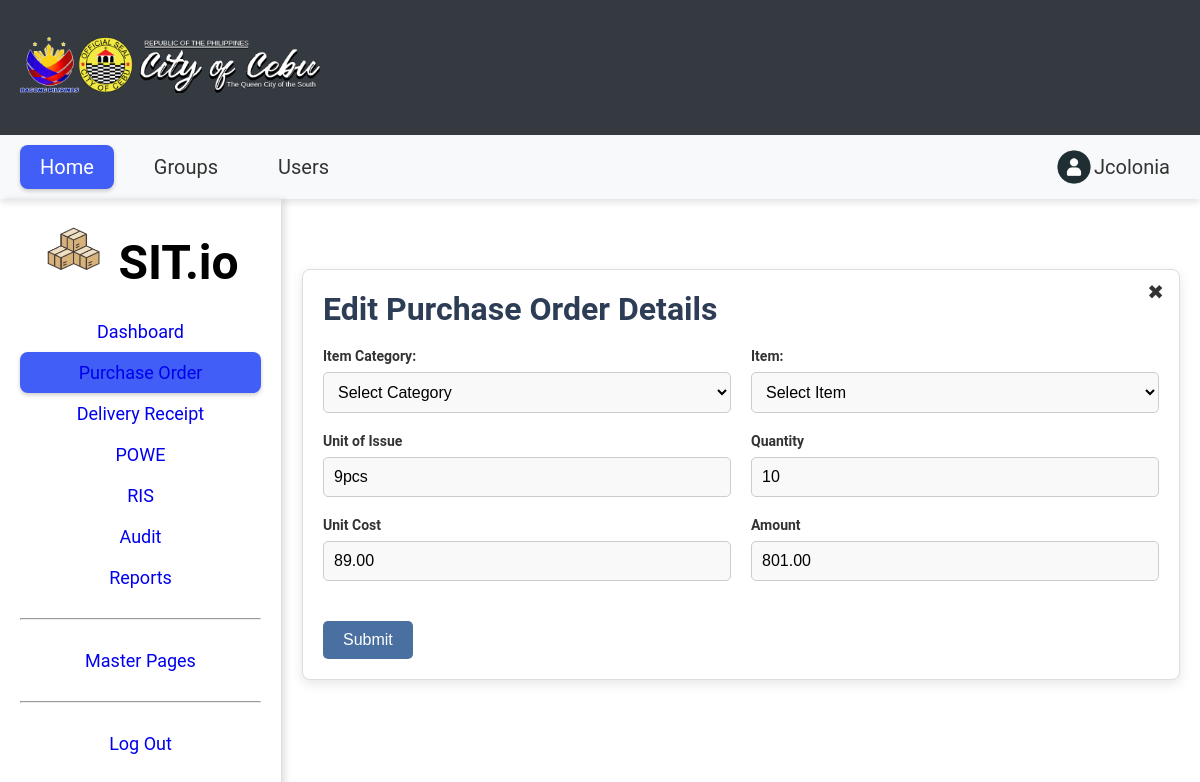
The page /crud_form/edit_pod.php?id=27&purchase_order_id=17 on the database its author committed.
### tables this page shows
CREATE TABLE `pod_items` (
  `id` int(11) NOT NULL,
  `supplier_Id` int(11) DEFAULT NULL,
  `purchase_order_id` int(11) DEFAULT NULL,
  `category` varchar(100) DEFAULT NULL,
  `item_description` varchar(100) DEFAULT NULL,
  `unit_of_measure` varchar(50) DEFAULT NULL,
  `quantity` int(11) DEFAULT NULL,
  `unit_price` decimal(10,2) DEFAULT NULL,
  `amount` decimal(10,2) DEFAULT NULL,
  `serial_Id` int(50) NOT NULL,
  `date_expiry` datetime(6) NOT NULL
);

### util/dbhelper.php (called while the page is built, shortened)
<?php
class DbHelper
{
    private $hostname = "127.0.0.1";
    private $username = "root";
    private $password = "";
    private $database = "inventory_management";
    private $conn;
    public function __construct()
    {
        $this->conn = new mysqli($this->hostname, $this->username, $this->password, $this->database);
    }
    public function getRecord($table, $args)
    {
        $keys = array_keys($args);
        $values = array_values($args);
        $condition = [];
        for ($i = 0; $i < count($keys); $i++) {
            $condition[] = "`" . $keys[$i] . "` = '" . $values[$i] . "'";
        }
        $cond = implode(" AND ", $condition);
        $sql = "SELECT * FROM `$table` WHERE $cond";
        $query = $this->conn->query($sql);
        $row = $query->fetch_assoc();
        return $row;
    }
}

### crud_form/edit_pod.php (the view, shortened to what this page needs)
<?php
$conn = new mysqli("localhost", "root", "", "inventory_management");
include "../util/dbhelper.php";
$db = new DbHelper();
$pod = $db->getRecord("pod_items", ["id" => $_GET["id"]]);
$purchase_order_id = isset($_GET["purchase_order_id"]) ? $_GET["purchase_order_id"] : null;
include "../shared/navbar_admin.php";
?>
<!DOCTYPE html>
<html lang="en">
<head>
    <link rel="stylesheet" href="../assets/css/edit_style.css">
    <link rel="stylesheet" href="../css/form.css">
    <link rel="stylesheet" href="../css/style.css">
</head>
<body>
    <section class="purchase-order">
        <div class="form-container">
            <button class="close-btn" onclick="closeForm(<?= $purchase_order_id ?>)">&#10006;</button>
            <h2>Edit Purchase Order Details</h2>
            <form action="../logic/edit.php" method="post">
                <div class="form-grid">
                    <div class="form-group">
                        <label for="category">Item Category:</label>
                        <select id="category" name="category" required>
                            <option value="">Select Category</option>
                        </select>
                    </div>
                    <div class="form-group">
                        <label for="item">Item:</label>
                        <select id="item" name="item" required>
                            <option value="">Select Item</option>
                        </select>
                    </div>
                    <div class="form-group">
                        <label for="unit_of_measure">Unit of Issue</label>
                        <input type="text" id="unit_of_measure" name="unit_of_measure" value="<?php echo $pod["unit_of_measure"] ?>" required>
                    </div>
                    <div class="form-group">
                        <label for="quantity">Quantity</label>
                        <input type="text" id="quantity" name="quantity" value="<?php echo $pod["quantity"] ?>" oninput="calculateAmount()" required>
                    </div>
                    <div class="form-group">
                        <label for="unit_price">Unit Cost</label>
                        <input type="text" id="unit_price" name="unit_price" value="<?php echo $pod["unit_price"] ?>" oninput="calculateAmount()" required>
                    </div>
                    <div class="form-group">
                        <label for="amount">Amount</label>
                        <input type="text" id="amount" name="amount" value="<?php echo $pod["amount"] ?>" required>
                    </div>
                    <div class="form-actions full-width">
                        <button type="submit" name="submit" class="submit-btn">Submit</button>
                    </div>
                </div>
            </form>
        </div>
    </section>
</body>
</html>

### assets/css/edit_style.css (style rules this page uses)
body { font-family: Arial, sans-serif; background-color: #fff; color: #333; margin: 0; padding: 0; }
.form-container { max-width: 1200px; margin: 50px auto; background-color: #fff; padding: 20px; border-radius: 8px; box-shadow: 0 4px 12px rgba(0, 0, 0, 0.1); border: 1px solid #ddd; position: relative; }
.form-container h2 { font-size: 24px; color: #2e3d56; text-align: left; margin-bottom: 20px; }
.form-grid { display: grid; grid-template-columns: 1fr 1fr; grid-gap: 20px; align-items: start; }
.form-group { display: flex; flex-direction: column; }
.form-group label { font-size: 14px; font-weight: bold; color: #333; margin-bottom: 8px; }
.form-group input, .form-group select { padding: 10px; font-size: 16px; border: 1px solid #ccc; border-radius: 5px; width: 100%; box-sizing: border-box; background-color: #f9f9f9; transition: border-color 0.3s ease; }
.form-actions { margin-top: 20px; text-align: left; }
.form-actions button { padding: 10px 20px; font-size: 16px; color: #fff; border: none; border-radius: 5px; cursor: pointer; margin-right: 10px; }
.form-actions .submit-btn { background-color: #4a6fa1; transition: background-color 0.3s ease; }
.close-btn { position: absolute; top: 10px; right: 20px; background-color: transparent; border: none; font-size: 24px; color: #333; cursor: pointer; transition: color 0.3s ease; }

### css/form.css (style rules this page uses)
button { font-family: 'Arial', sans-serif; margin-right: 5px; }

### css/style.css (style rules this page uses)
* { margin: 0; padding: 0; box-sizing: border-box; }
body { font-family: 'Roboto', serif; }
.purchase-order { flex-grow: 1; padding: 20px; }
.purchase-order h2 { font-size: 32px; margin-bottom: 20px; }
.close-btn { position: absolute; top: 10px; right: 20px; font-size: 24px; cursor: pointer; }
.close-btn { position: absolute; top: 10px; right: 10px; font-size: 20px; cursor: pointer; }

### rows shown on the page
pod_items: unit_of_measure "9pcs", quantity "10", unit_price "89.00", amount "801.00"
